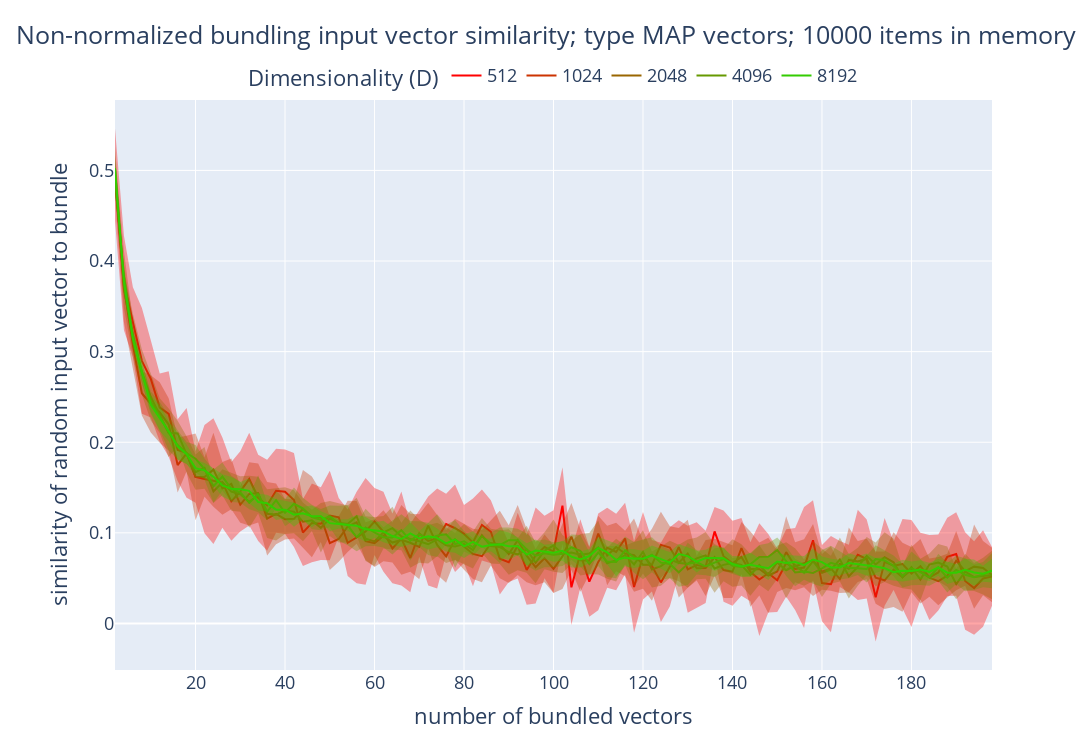

Notebook code for this chart:
### Markdown cell above
Plotting results

### Code cell
fig = go.Figure()

for d_idx in range(len(DIMENSIONS)):
    dim = DIMENSIONS[d_idx]
    fig.add_trace(go.Scatter(x=BUNDLE_SIZES, y=sim_first_vector_mean[d_idx],
                             name=f'{dim}',
                             line=dict(color=f'rgb({255 - 255 * d_idx // len(DIMENSIONS)}, {255 * d_idx // len(DIMENSIONS)}, 1, 1)')))
    fig.add_trace(go.Scatter(x=BUNDLE_SIZES + BUNDLE_SIZES[::-1],
                            #  y = [sim_first_vector_mean[d_idx] - sim_first_vector_std[d_idx]],
                             y=np.concatenate([sim_first_vector_mean[d_idx] + sim_first_vector_std[d_idx],
                                                                                    (sim_first_vector_mean[d_idx] - sim_first_vector_std[d_idx]).flip(0)]),
                              fill='toself',
                              fillcolor=f'rgba({255 - 255 * d_idx // len(DIMENSIONS)}, {255 * d_idx // len(DIMENSIONS)}, 1, 0.35)',
                              line=dict(color=f'rgba({255 - 255 * d_idx // len(DIMENSIONS)}, {255 * d_idx // len(DIMENSIONS)}, 1, 0)'),
                              showlegend=False))
    
fig.update_layout(title=dict(
            text=f'Non-normalized bundling input vector similarity; type {vsa_type} vectors; {item_memory_size} items in memory',
            x=0.5,
            y=.965,
          ),
          legend=dict(
            orientation="h",
            yanchor="top",
            y=1.075,
            xanchor="center",
            x=0.5,
            title='Dimensionality (D)'
          ),
          xaxis_title='number of bundled vectors',
          yaxis_title='similarity of random input vector to bundle',
          width=1250,
          height=750,
          font=dict(
            size=18,
          ),
          margin=dict(l=115, r=100, t=100, b=80),
)

fig.show()
